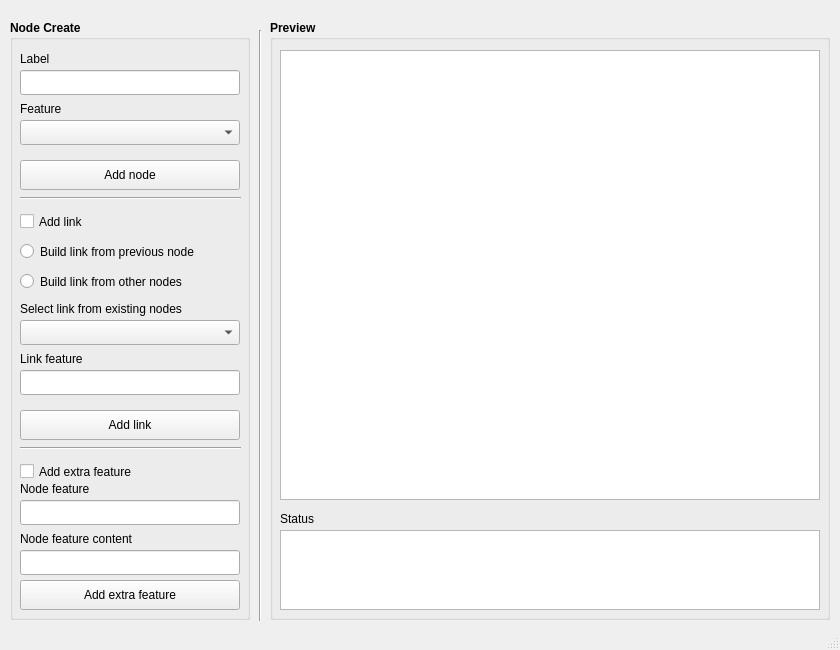
<?xml version="1.0" encoding="UTF-8"?>
<ui version="4.0">
 <class>MainWindow</class>
 <widget class="QMainWindow" name="MainWindow">
  <property name="geometry">
   <rect>
    <x>0</x>
    <y>0</y>
    <width>840</width>
    <height>650</height>
   </rect>
  </property>
  <property name="minimumSize">
   <size>
    <width>840</width>
    <height>650</height>
   </size>
  </property>
  <property name="maximumSize">
   <size>
    <width>840</width>
    <height>650</height>
   </size>
  </property>
  <property name="windowTitle">
   <string>MainWindow</string>
  </property>
  <widget class="QWidget" name="centralwidget">
   <widget class="QGroupBox" name="groupBox_2">
    <property name="geometry">
     <rect>
      <x>10</x>
      <y>20</y>
      <width>240</width>
      <height>600</height>
     </rect>
    </property>
    <property name="minimumSize">
     <size>
      <width>240</width>
      <height>600</height>
     </size>
    </property>
    <property name="maximumSize">
     <size>
      <width>240</width>
      <height>600</height>
     </size>
    </property>
    <property name="font">
     <font>
      <weight>75</weight>
      <bold>true</bold>
     </font>
    </property>
    <property name="title">
     <string>Node Create</string>
    </property>
    <widget class="QPushButton" name="btnNodeCreate_feature">
     <property name="geometry">
      <rect>
       <x>10</x>
       <y>560</y>
       <width>220</width>
       <height>30</height>
      </rect>
     </property>
     <property name="minimumSize">
      <size>
       <width>220</width>
       <height>30</height>
      </size>
     </property>
     <property name="maximumSize">
      <size>
       <width>220</width>
       <height>30</height>
      </size>
     </property>
     <property name="font">
      <font>
       <weight>50</weight>
       <bold>false</bold>
      </font>
     </property>
     <property name="text">
      <string>Add extra feature</string>
     </property>
    </widget>
    <widget class="QLabel" name="label_5">
     <property name="geometry">
      <rect>
       <x>10</x>
       <y>30</y>
       <width>81</width>
       <height>17</height>
      </rect>
     </property>
     <property name="font">
      <font>
       <weight>50</weight>
       <bold>false</bold>
      </font>
     </property>
     <property name="text">
      <string>Label </string>
     </property>
    </widget>
    <widget class="QComboBox" name="cbxNodeCreate_link">
     <property name="geometry">
      <rect>
       <x>10</x>
       <y>300</y>
       <width>220</width>
       <height>25</height>
      </rect>
     </property>
     <property name="minimumSize">
      <size>
       <width>220</width>
       <height>25</height>
      </size>
     </property>
     <property name="maximumSize">
      <size>
       <width>220</width>
       <height>25</height>
      </size>
     </property>
    </widget>
    <widget class="QLineEdit" name="ledNodeCreate_label">
     <property name="geometry">
      <rect>
       <x>10</x>
       <y>50</y>
       <width>220</width>
       <height>25</height>
      </rect>
     </property>
     <property name="minimumSize">
      <size>
       <width>220</width>
       <height>25</height>
      </size>
     </property>
     <property name="maximumSize">
      <size>
       <width>220</width>
       <height>25</height>
      </size>
     </property>
     <property name="font">
      <font>
       <weight>50</weight>
       <bold>false</bold>
      </font>
     </property>
    </widget>
    <widget class="QLabel" name="label_6">
     <property name="geometry">
      <rect>
       <x>10</x>
       <y>80</y>
       <width>81</width>
       <height>17</height>
      </rect>
     </property>
     <property name="font">
      <font>
       <weight>50</weight>
       <bold>false</bold>
      </font>
     </property>
     <property name="text">
      <string>Feature</string>
     </property>
    </widget>
    <widget class="QComboBox" name="cbxNodeCreate_feature">
     <property name="geometry">
      <rect>
       <x>10</x>
       <y>100</y>
       <width>220</width>
       <height>25</height>
      </rect>
     </property>
     <property name="minimumSize">
      <size>
       <width>220</width>
       <height>25</height>
      </size>
     </property>
     <property name="maximumSize">
      <size>
       <width>220</width>
       <height>25</height>
      </size>
     </property>
    </widget>
    <widget class="QLabel" name="label_7">
     <property name="geometry">
      <rect>
       <x>10</x>
       <y>280</y>
       <width>231</width>
       <height>17</height>
      </rect>
     </property>
     <property name="font">
      <font>
       <weight>50</weight>
       <bold>false</bold>
      </font>
     </property>
     <property name="text">
      <string>Select link from existing nodes</string>
     </property>
    </widget>
    <widget class="QCheckBox" name="chxNodeCreate_link">
     <property name="geometry">
      <rect>
       <x>10</x>
       <y>190</y>
       <width>92</width>
       <height>23</height>
      </rect>
     </property>
     <property name="font">
      <font>
       <weight>50</weight>
       <bold>false</bold>
      </font>
     </property>
     <property name="text">
      <string>Add link </string>
     </property>
    </widget>
    <widget class="Line" name="line">
     <property name="geometry">
      <rect>
       <x>10</x>
       <y>170</y>
       <width>221</width>
       <height>16</height>
      </rect>
     </property>
     <property name="orientation">
      <enum>Qt::Horizontal</enum>
     </property>
    </widget>
    <widget class="QRadioButton" name="rbnNodeCreate_pnode">
     <property name="geometry">
      <rect>
       <x>10</x>
       <y>220</y>
       <width>231</width>
       <height>23</height>
      </rect>
     </property>
     <property name="font">
      <font>
       <weight>50</weight>
       <bold>false</bold>
      </font>
     </property>
     <property name="text">
      <string>Build link from previous node</string>
     </property>
    </widget>
    <widget class="QRadioButton" name="rbnNodeCreate_onode">
     <property name="geometry">
      <rect>
       <x>10</x>
       <y>250</y>
       <width>231</width>
       <height>23</height>
      </rect>
     </property>
     <property name="font">
      <font>
       <weight>50</weight>
       <bold>false</bold>
      </font>
     </property>
     <property name="text">
      <string>Build link from other nodes</string>
     </property>
    </widget>
    <widget class="QLabel" name="label_8">
     <property name="geometry">
      <rect>
       <x>10</x>
       <y>330</y>
       <width>151</width>
       <height>17</height>
      </rect>
     </property>
     <property name="font">
      <font>
       <weight>50</weight>
       <bold>false</bold>
      </font>
     </property>
     <property name="text">
      <string>Link feature</string>
     </property>
    </widget>
    <widget class="QLineEdit" name="ledNodeCreate_link">
     <property name="geometry">
      <rect>
       <x>10</x>
       <y>350</y>
       <width>220</width>
       <height>25</height>
      </rect>
     </property>
     <property name="minimumSize">
      <size>
       <width>220</width>
       <height>25</height>
      </size>
     </property>
     <property name="maximumSize">
      <size>
       <width>220</width>
       <height>25</height>
      </size>
     </property>
     <property name="font">
      <font>
       <weight>50</weight>
       <bold>false</bold>
      </font>
     </property>
    </widget>
    <widget class="Line" name="line_4">
     <property name="geometry">
      <rect>
       <x>10</x>
       <y>420</y>
       <width>221</width>
       <height>16</height>
      </rect>
     </property>
     <property name="orientation">
      <enum>Qt::Horizontal</enum>
     </property>
    </widget>
    <widget class="QCheckBox" name="chxNodeCreate_feature">
     <property name="geometry">
      <rect>
       <x>10</x>
       <y>440</y>
       <width>211</width>
       <height>23</height>
      </rect>
     </property>
     <property name="font">
      <font>
       <weight>50</weight>
       <bold>false</bold>
      </font>
     </property>
     <property name="text">
      <string>Add extra feature</string>
     </property>
    </widget>
    <widget class="QLabel" name="label_9">
     <property name="geometry">
      <rect>
       <x>10</x>
       <y>460</y>
       <width>151</width>
       <height>17</height>
      </rect>
     </property>
     <property name="font">
      <font>
       <weight>50</weight>
       <bold>false</bold>
      </font>
     </property>
     <property name="text">
      <string>Node feature</string>
     </property>
    </widget>
    <widget class="QLineEdit" name="ledNodeCreate_feature">
     <property name="geometry">
      <rect>
       <x>10</x>
       <y>480</y>
       <width>220</width>
       <height>25</height>
      </rect>
     </property>
     <property name="minimumSize">
      <size>
       <width>220</width>
       <height>25</height>
      </size>
     </property>
     <property name="maximumSize">
      <size>
       <width>220</width>
       <height>25</height>
      </size>
     </property>
     <property name="font">
      <font>
       <weight>50</weight>
       <bold>false</bold>
      </font>
     </property>
    </widget>
    <widget class="QLabel" name="label">
     <property name="geometry">
      <rect>
       <x>10</x>
       <y>510</y>
       <width>191</width>
       <height>17</height>
      </rect>
     </property>
     <property name="font">
      <font>
       <weight>50</weight>
       <bold>false</bold>
      </font>
     </property>
     <property name="text">
      <string>Node feature content</string>
     </property>
    </widget>
    <widget class="QLineEdit" name="ledNodeCreate_feature_con">
     <property name="geometry">
      <rect>
       <x>10</x>
       <y>530</y>
       <width>220</width>
       <height>25</height>
      </rect>
     </property>
     <property name="minimumSize">
      <size>
       <width>220</width>
       <height>25</height>
      </size>
     </property>
     <property name="maximumSize">
      <size>
       <width>220</width>
       <height>25</height>
      </size>
     </property>
    </widget>
    <widget class="QPushButton" name="btnNodeCreate_node">
     <property name="geometry">
      <rect>
       <x>10</x>
       <y>140</y>
       <width>220</width>
       <height>30</height>
      </rect>
     </property>
     <property name="minimumSize">
      <size>
       <width>220</width>
       <height>30</height>
      </size>
     </property>
     <property name="maximumSize">
      <size>
       <width>220</width>
       <height>30</height>
      </size>
     </property>
     <property name="font">
      <font>
       <weight>50</weight>
       <bold>false</bold>
      </font>
     </property>
     <property name="text">
      <string>Add node</string>
     </property>
    </widget>
    <widget class="QPushButton" name="btnNodeCreate_link">
     <property name="geometry">
      <rect>
       <x>10</x>
       <y>390</y>
       <width>220</width>
       <height>30</height>
      </rect>
     </property>
     <property name="minimumSize">
      <size>
       <width>220</width>
       <height>30</height>
      </size>
     </property>
     <property name="maximumSize">
      <size>
       <width>220</width>
       <height>30</height>
      </size>
     </property>
     <property name="sizeIncrement">
      <size>
       <width>220</width>
       <height>30</height>
      </size>
     </property>
     <property name="font">
      <font>
       <weight>50</weight>
       <bold>false</bold>
      </font>
     </property>
     <property name="text">
      <string>Add link</string>
     </property>
    </widget>
   </widget>
   <widget class="QGroupBox" name="groupBox">
    <property name="enabled">
     <bool>true</bool>
    </property>
    <property name="geometry">
     <rect>
      <x>270</x>
      <y>20</y>
      <width>560</width>
      <height>600</height>
     </rect>
    </property>
    <property name="minimumSize">
     <size>
      <width>560</width>
      <height>600</height>
     </size>
    </property>
    <property name="maximumSize">
     <size>
      <width>560</width>
      <height>600</height>
     </size>
    </property>
    <property name="font">
     <font>
      <weight>75</weight>
      <bold>true</bold>
     </font>
    </property>
    <property name="title">
     <string>Preview</string>
    </property>
    <widget class="QTreeView" name="node_preview">
     <property name="geometry">
      <rect>
       <x>10</x>
       <y>30</y>
       <width>540</width>
       <height>450</height>
      </rect>
     </property>
     <property name="minimumSize">
      <size>
       <width>540</width>
       <height>450</height>
      </size>
     </property>
     <property name="maximumSize">
      <size>
       <width>540</width>
       <height>450</height>
      </size>
     </property>
    </widget>
    <widget class="QTextBrowser" name="NodeCreate_progressText">
     <property name="geometry">
      <rect>
       <x>10</x>
       <y>510</y>
       <width>540</width>
       <height>80</height>
      </rect>
     </property>
     <property name="minimumSize">
      <size>
       <width>540</width>
       <height>80</height>
      </size>
     </property>
     <property name="maximumSize">
      <size>
       <width>540</width>
       <height>80</height>
      </size>
     </property>
    </widget>
    <widget class="QLabel" name="label_2">
     <property name="geometry">
      <rect>
       <x>10</x>
       <y>490</y>
       <width>67</width>
       <height>17</height>
      </rect>
     </property>
     <property name="font">
      <font>
       <weight>50</weight>
       <bold>false</bold>
      </font>
     </property>
     <property name="text">
      <string>Status</string>
     </property>
    </widget>
   </widget>
   <widget class="Line" name="line_2">
    <property name="geometry">
     <rect>
      <x>250</x>
      <y>30</y>
      <width>21</width>
      <height>591</height>
     </rect>
    </property>
    <property name="orientation">
     <enum>Qt::Vertical</enum>
    </property>
   </widget>
  </widget>
  <widget class="QStatusBar" name="statusbar"/>
 </widget>
 <resources/>
 <connections/>
</ui>
